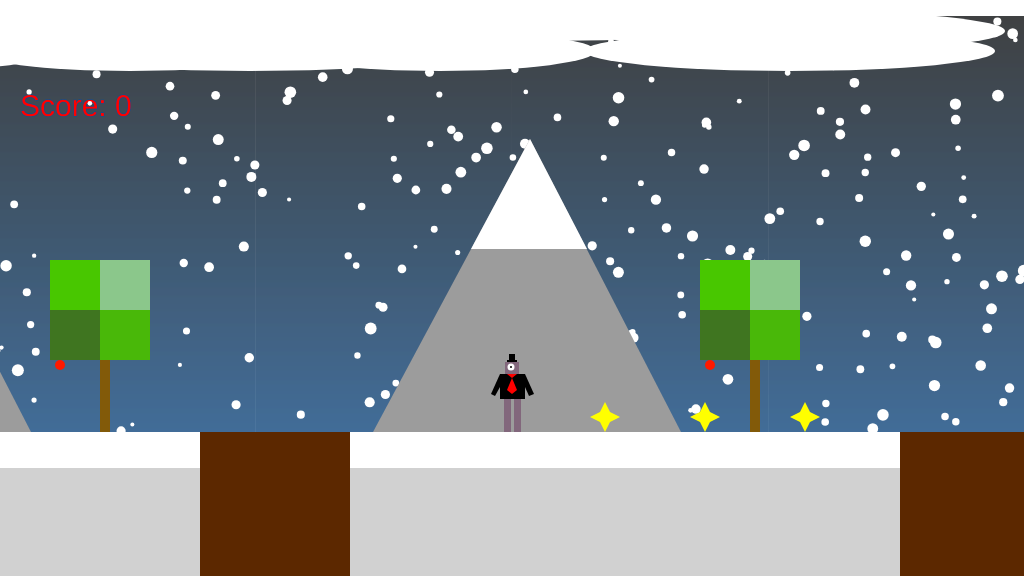
Frame 1 (no input)
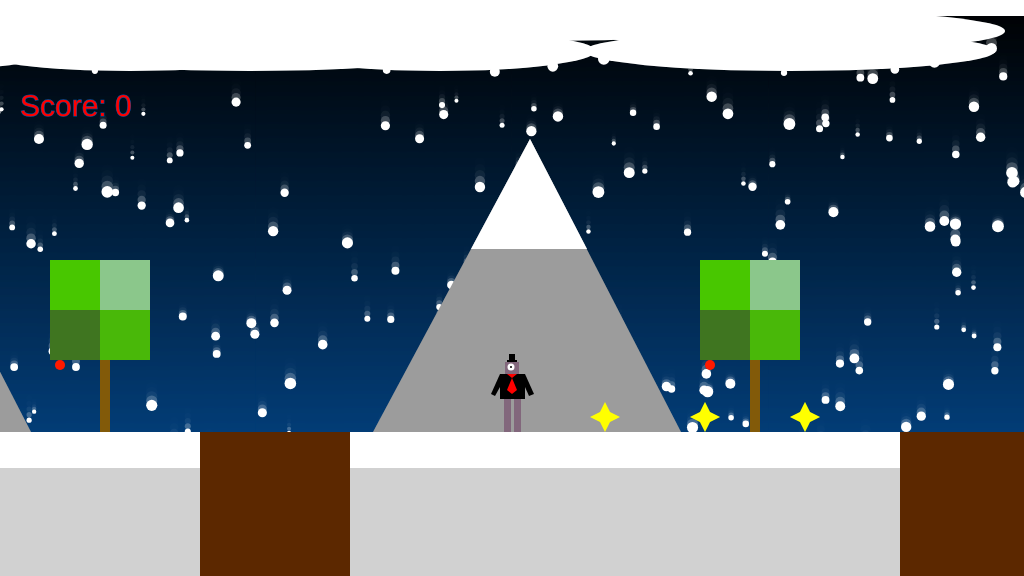
Frame 60 (no input)
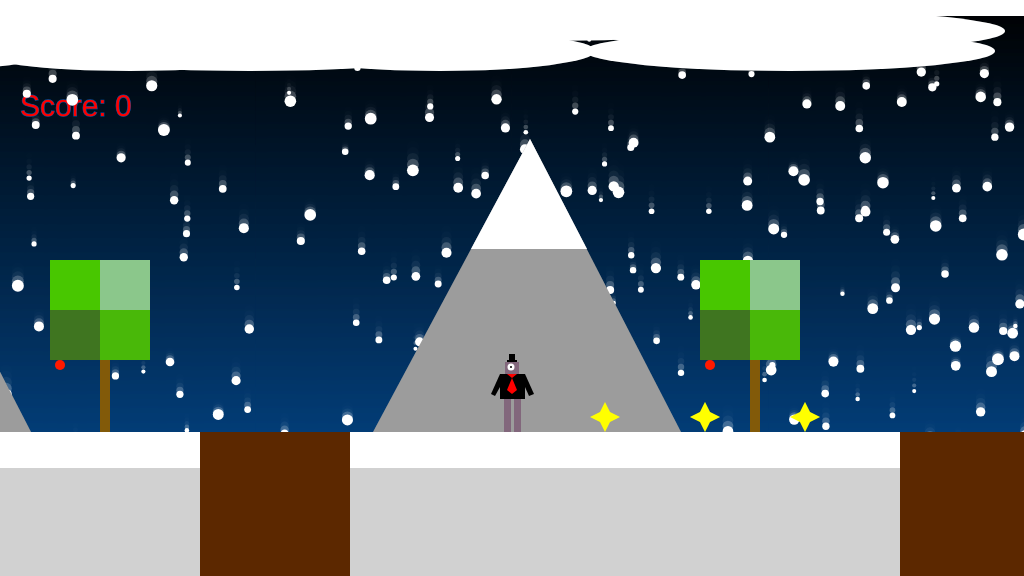
Frame 120 (the mouse pressed at the canvas centre since frame 60)

The p5.js sketch that drew these frames (run headless with seeded random() and noise() and a simulated clock; from frame 60 on, the mouse is pressed at the canvas centre):

// p5.js sketch
// ── sketch.js
/*
	The Game Project Part 4 - Character Interaction
*/


var gameChar_x;
var gameChar_y;

var floorPos_y;

var trees_x;
var treePos_y;

var cloud;
var mountain;

var canyon;
var canoyons;
var collectable;

var cameraPosX = 0;
var gameScore;
var snow=[];


//interaction variables
var isLeft = false;
var isRight = false;
var isFalling = false;
var isPlummeting = false;
var GameOver = false;
var LevelComplete = false;

function setup()
{
	createCanvas(1024, 576);

	floorPos_y = height * 3/4;
	gameChar_x = width/2;
	gameChar_y = floorPos_y - 1;
	gameScore = 0;


	trees_x = [-50,600,1000,1600];
	treePos_y = -40;


	cloud = [
		{x_pos:-1500,y_pos:1},
		{x_pos:-1000,y_pos:1},
		{x_pos:-500,y_pos:1},
		{x_pos:40,y_pos:1},
		{x_pos:2000,y_pos:1},
		{x_pos:1500,y_pos:1}
	]

	cloud.size = -90;

	mountain = [
		{x_pos:-1200, y_pos:49, size:0},
		{x_pos:-700, y_pos:49, size:0},
		{x_pos:-50, y_pos:49, size:0},
		{x_pos:1350, y_pos:49, size:0},
		{x_pos:700, y_pos:49, size:0}
	]


	canyon = [
		{x_pos:200, width:150},
		{x_pos:900, width:150},
		{x_pos:1600,width:150},
		{x_pos:2300,width:150}
	]
	floor=[
		{x_pos:500, floorPos_y},
		{x_pos:1000, floorPos_y},
		{x_pos:1500, floorPos_y},
		{x_pos:2500, floorPos_y},
		{x_pos:2000, floorPos_y},
		{x_pos:-150, floorPos_y},
		{x_pos:-1000, floorPos_y},
		{x_pos:-1500, floorPos_y}
	]

	collectable=[
		{x_pos:800, y_pos:floorPos_y-20,size:50,isFound:false},
		{x_pos:600, y_pos:floorPos_y-20,size:50,isFound:false},
		{x_pos:700, y_pos:floorPos_y-20,size:50,isFound:false},
		{x_pos:1500,y_pos:floorPos_y-20,size:50,isFound:false},
		{x_pos:2550, y_pos:floorPos_y-20,size:50,isFound:false}

	]

	flagpole= {
		x_pos:2600,
		y_pos:floorPos_y-110,
		isReached:false
	}

	  // Initialize snowflakes

	  for (var i = 0; i < 1069; i++) {
		snow.push({
		  x: random(width + 3000),
		  y: random(height),
		  radius: random(2, 6),
		  speed: random(1, 3)
		});
	  }
	


}


function draw()
{


///////////////////////////////////////DRAWING CODE//////////////////////////////////////

  let color1 = color(0);  // Red
  let color2 = color(3, 81, 158);  // Blue

  setGradient(0, 0, width, height, color1, color2);

///////////////////GAME SCORE TEXT//////////////
fill(255,0,0);
textSize(30);
text("Score: " + gameScore, 20, 116);

/////////////GAME OVER///////////////
if ( gameChar_y > 576){
	GameOver = true;
if(GameOver){
	fill(255,0,0);
	textSize(60);
	text("Game Over", 300,200);
	}
}

if(LevelComplete){
	fill(255,0,255);
	textSize(60);
	text("Level Complete :D", 515, 238);

}

cameraPosX = gameChar_x-width/2;
push();
translate(-cameraPosX, 0);


///////////////////////////FLOOOOOOOR////////////////////////////
for(var i = 0; i <floor.length; i++){
	noStroke();
	fill(209, 209, 209);
	rect(floor[i].x_pos, floorPos_y, width, height - floorPos_y); //draw some green ground
	fill(255);
	rect(floor[i].x_pos, floorPos_y, width, height/4 - floorPos_y/4);
	}

  noStroke();
  fill(255);

  for (var i = 0; i < snow.length; i++) {
  ellipse(snow[i].x, snow[i].y, snow[i].radius * 2);
    
    snow[i].y += snow[i].speed;

	if (snow[i].y > height) {
      snow[i].y = 0;
    }
  }

  for (var i = 0; i < snow.length; i++) {
	ellipse(snow[i].x*-1, snow[i].y, snow[i].radius * 2);
	  snow[i].y += snow[i].speed;
	  
	  if (snow[i].y > height) {
		snow[i].y = 0;
	  }
	}


//////////////////////////////////CLOUDS///////////////////////////////////

  for(var i = 0; i < cloud.length; i++){
	fill(255, 255, 255);
	ellipse(cloud[i].x_pos+90, cloud[i].y_pos+50, cloud.size+400,cloud.size+ 50);
	ellipse(cloud[i].x_pos+2000, cloud[i].y_pos+0, cloud.size+2000,cloud.size+ 60);
	ellipse(cloud[i].x_pos+400, cloud[i].y_pos+50,cloud.size+400, cloud.size+50);
	ellipse(cloud[i].x_pos+750, cloud[i].y_pos+50, cloud.size+500, cloud.size+50);
	ellipse(cloud[i].x_pos+500, cloud[i].y_pos+20, cloud.size+530, cloud.size+50);
	ellipse(cloud[i].x_pos+300, cloud[i].y_pos+30, cloud.size+500, cloud.size+50);
	ellipse(cloud[i].x_pos+100, cloud[i].y_pos+30, cloud.size+500, cloud.size+50);
	ellipse(cloud[i].x_pos+1300, cloud[i].y_pos+30, cloud.size+500, cloud.size+50);
}


///////////////////////////FLOOOOOOOR////////////////////////////
for(var i = 0; i <floor.length; i++){
	noStroke();
	fill(209, 209, 209);
	rect(floor[i].x_pos, floorPos_y, width, height - floorPos_y); //draw some green ground
	fill(255);
	rect(floor[i].x_pos, floorPos_y, width, height/4 - floorPos_y/4);
	}

//////////////////////////MOUNTAIN////////////////////////////////////////////
for( var i = 0; i < mountain.length; i++){

	fill(156, 156, 156);
	triangle(mountain[i].x_pos+423, mountain[i].y_pos+383, mountain[i].x_pos+580,mountain[i].y_pos+90,mountain[i].x_pos+731,mountain[i].y_pos+383);
	// ellipse(mountain[i].x_pos+580,mountain[i].y_pos+432, mountain[i].size+200,mountain[i].size+564);
	fill(255, 255, 255);
	triangle(mountain[i].x_pos+637,mountain[i].y_pos+200, mountain[i].x_pos+580,mountain[i].y_pos+90,mountain[i].x_pos+521,mountain[i].y_pos+200);
	
}


for (var i =0; i< canyon.length; i++){
	noStroke();
	fill(92, 40, 0);
	rect(canyon[i].x_pos, floorPos_y, canyon[i].width, height -floorPos_y);
}


/////////////////////////////////////TREE///////////////////////////////////
for( var i = 0; i< trees_x.length; i++){
	fill(130, 90, 9);
	rect(trees_x[i]+150,treePos_y+312, 10, 160);
	fill(139, 199, 139);
	rect(trees_x[i]+150,treePos_y+300, 50, 50);
	fill(72, 199, 0);
	rect(trees_x[i]+100,treePos_y+300, 50, 50);
	fill(63, 117, 32);
	rect(trees_x[i]+100,treePos_y+350, 50, 50);
	fill(73, 184, 9);
	rect(trees_x[i]+150,treePos_y+350, 50, 50);
	fill(255, 25, 0);
	rect(trees_x[i]+ 105,treePos_y+400, 10, 10, 100);
}

///////////////////////////////////////////COLLECTABLE///////////////////////////////

for( var i = 0; i < collectable.length; i++){

	if(collectable[i].isFound == false){
	fill(255, 255, 0);
	noStroke();
	rect(collectable[i].x_pos,collectable[i].y_pos, collectable[i].size-40, collectable[i].size-40);
	triangle(collectable[i].x_pos+5, collectable[i].y_pos-10, collectable[i].x_pos, collectable[i].y_pos, collectable[i].x_pos+10,collectable[i].y_pos);
	triangle(collectable[i].x_pos+10,collectable[i].y_pos, collectable[i].x_pos+20, collectable[i].y_pos+5, collectable[i].x_pos+10,collectable[i].y_pos+10);
	triangle(collectable[i].x_pos+5, collectable[i].y_pos+20, collectable[i].x_pos,  collectable[i].y_pos+10,collectable[i].x_pos+10, collectable[i].y_pos+10);
	triangle(collectable[i].x_pos-10, collectable[i].y_pos+5, collectable[i].x_pos, collectable[i].y_pos, collectable[i].x_pos, collectable[i].y_pos+10);
    

	if(dist(gameChar_x, gameChar_y, collectable[i].x_pos, collectable[i].y_pos) < 21 ){
		collectable[i].isFound =true;
		}

	if(collectable[i].isFound == true){
		gameScore+=1;
		console.log(gameScore);
		}
	}

}




if(flagpole.isReached == false){
	///pole//
	fill(50, 50, 50);
	rect(flagpole.x_pos, flagpole.y_pos-190, 8, 300);
	////flag
	fill(255, 0, 0);
	triangle(flagpole.x_pos,flagpole.y_pos-70,flagpole.x_pos-161, flagpole.y_pos-70, flagpole.x_pos,flagpole.y_pos+23);
	//attempt at drawing a skull onto the poll
	fill(255);
	// Draw the top circle part of the skull.
	ellipse(flagpole.x_pos-37, flagpole.y_pos-46, 50, 40);
	// Draw the bottom rectangle part of the skull.
	rect(flagpole.x_pos-52, flagpole.y_pos-34, 30, 20);
	// Change the fill color to black.
	fill(0);
	// Draw the eyes.
	ellipse(flagpole.x_pos-25, flagpole.y_pos-50, 8, 8);
	ellipse(flagpole.x_pos-50, flagpole.y_pos-50, 8, 8);
	// Draw the teeth lines.
	rect(flagpole.x_pos-48, flagpole.y_pos-32, 3, 15);
	rect(flagpole.x_pos-39, flagpole.y_pos-32, 3, 15);
	rect(flagpole.x_pos-29, flagpole.y_pos-32, 3, 15);
}
  
else if (flagpole.isReached == true){
	///pole//
	fill(50, 50, 50);
	rect(flagpole.x_pos, flagpole.y_pos-190, 8, 300);
	////flag
	fill(0, 255, 0);
	triangle(flagpole.x_pos,flagpole.y_pos-190,flagpole.x_pos-161, flagpole.y_pos-190, flagpole.x_pos,flagpole.y_pos-70);
	//attempt at drawing a skull onto the poll
	fill(255);
	// Draw the top circle part of the skull.
	ellipse(flagpole.x_pos-37, flagpole.y_pos-157, 50, 40);
	// Draw the bottom rectangle part of the skull.
	rect(flagpole.x_pos-52, flagpole.y_pos-141, 30, 20);
	// Change the fill color to black.
	fill(0);
	// Draw the eyes.
	ellipse(flagpole.x_pos-25, flagpole.y_pos-160, 8, 8);
	ellipse(flagpole.x_pos-50, flagpole.y_pos-160, 8, 8);
	// Draw the teeth lines.
	rect(flagpole.x_pos-48, flagpole.y_pos-140, 3, 15);
	rect(flagpole.x_pos-39, flagpole.y_pos-140, 3, 15);
	rect(flagpole.x_pos-29, flagpole.y_pos-140, 3, 15);

	LevelComplete = true;
}
  




  /////////////////GAME CHARACTER//////////////////////////
if(isLeft && isFalling){

	// add your jumping-left code
	//hat
	fill(0,0,0)
	rect(gameChar_x-3, gameChar_y-77,6,7)
	rect(gameChar_x-5, gameChar_y-71, 10,2)
	//head
	fill(130,103,124);
	rect(gameChar_x-7,gameChar_y-69,14,12);

	//eye
	fill(255,255,255);
	ellipse(gameChar_x-1,gameChar_y-64,7,7);
	fill(0,0,0);
	ellipse(gameChar_x-1,gameChar_y-64,2,2);
	//torso
	fill(0,0,0);
	rect(gameChar_x-12,gameChar_y-57,25,25);
	fill(255,0,0);
	triangle(gameChar_x-5,gameChar_y-57,gameChar_x,gameChar_y-53,gameChar_x+5,gameChar_y-57);
	triangle(gameChar_x,gameChar_y-53,gameChar_x+5,gameChar_y-41,gameChar_x-5,gameChar_y-41);
	triangle(gameChar_x,gameChar_y-37,gameChar_x-5,gameChar_y-41,gameChar_x+5,gameChar_y-41);
	//right arm
	fill(0,0,0)
	beginShape();
	vertex(gameChar_x+13,gameChar_y-57);
	vertex(gameChar_x+19,gameChar_y-73);
	vertex(gameChar_x+22,gameChar_y-71);
	vertex(gameChar_x+13,gameChar_y-41);
	endShape(CLOSE);
	//left arm
	beginShape();

	vertex(gameChar_x-12,gameChar_y-57);
	vertex(gameChar_x-18,gameChar_y-73);
	vertex(gameChar_x-22,gameChar_y-71);
	vertex(gameChar_x-12,gameChar_y-41);

	endShape(CLOSE);

	//left leg
	fill(130,103,124);

	rect(gameChar_x-20,gameChar_y-32,17,6)
	rect(gameChar_x-20,gameChar_y-26,7,15)

	//right leg
	rect(gameChar_x+5,gameChar_y-32,17,6);
	rect(gameChar_x+17,gameChar_y-47,5,17)

	}
else if(isRight && isFalling){
	// add your jumping-right code
	//hat
	fill(0,0,0);
	rect(gameChar_x -3, gameChar_y-77,6,7);
	rect(gameChar_x -5, gameChar_y-71, 10,2);
	//head
	fill(130,103,124);
	rect(gameChar_x -7 ,gameChar_y-69,14,12);
	//eye
	fill(255,255,255);
	ellipse(gameChar_x-1,gameChar_y-64,7,7);
	fill(0,0,0);
	ellipse(gameChar_x-1,gameChar_y-64,2,2);
	//torso
	fill(0,0,0);
	rect(gameChar_x-12,gameChar_y-57,25,25);
	fill(255,0,0);
	triangle(gameChar_x-5,gameChar_y-57,gameChar_x,gameChar_y-53,gameChar_x+5,gameChar_y-57);
	triangle(gameChar_x,gameChar_y-53,gameChar_x+5,gameChar_y-41,gameChar_x-5,gameChar_y-41);
	triangle(gameChar_x,gameChar_y-37,gameChar_x-5,gameChar_y-41,gameChar_x+5,gameChar_y-41);

	//right arm
	fill(0,0,0);
	beginShape();
	vertex(gameChar_x+13,gameChar_y-57);
	vertex(gameChar_x+19,gameChar_y-73);
	vertex(gameChar_x+22,gameChar_y-71);
	vertex(gameChar_x+13,gameChar_y-41);
	endShape(CLOSE);
	//left arm
	beginShape();
	vertex(gameChar_x-12,gameChar_y-57);
	vertex(gameChar_x-18,gameChar_y-73);
	vertex(gameChar_x-22,gameChar_y-71);
	vertex(gameChar_x-12,gameChar_y-41);
	endShape(CLOSE);


	//left leg
	fill(130,103,124);
	rect(gameChar_x-19,gameChar_y-32,20,6);
	rect(gameChar_x-23,gameChar_y-42,6,16);

	//right leg
	rect(gameChar_x+3, gameChar_y-32,16,6);
	rect(gameChar_x+17, gameChar_y-32,6,16);

}
	else if(isLeft && floorPos_y > gameChar_y){
	// add your walking left code
	//hat
	fill(0,0,0);
	rect(gameChar_x-5,gameChar_y-71,10,2);
	rect(gameChar_x-3,gameChar_y-77,6,7);
	//head
	fill(130,103,124);
	rect(gameChar_x-4, gameChar_y-69,8,12)
	//eye
	fill(255,255,255);
	ellipse(gameChar_x,gameChar_y+-63,6,6);
	fill(0,0,0);
	ellipse(gameChar_x,gameChar_y-63,2,2);
	//torso
	rect(gameChar_x-6, gameChar_y-57,12,25);
	//left arm
	fill(130,103,124);
	rect(gameChar_x-14, gameChar_y-52,17,4)
	rect(gameChar_x-18, gameChar_y-60,4,12)
	//right arm
	rect(gameChar_x+12, gameChar_y-52,4,12)
	rect(gameChar_x+6, gameChar_y-52,10,4)
	//left leg
	beginShape()
	vertex(gameChar_x-6,gameChar_y-32);///top
	vertex(gameChar_x-13, gameChar_y-22);
	vertex(gameChar_x-11, gameChar_y+1);
	vertex(gameChar_x-6, gameChar_y+1);
	vertex(gameChar_x-7, gameChar_y-22);
	vertex(gameChar_x-1, gameChar_y-32);//top
	endShape(CLOSE)
	//right leg
	beginShape()
	vertex(gameChar_x+2,gameChar_y-32);
	vertex(gameChar_x-5, gameChar_y-22);
	vertex(gameChar_x, gameChar_y+1);
	vertex(gameChar_x+6, gameChar_y+1);
	vertex(gameChar_x+1, gameChar_y-22);
	vertex(gameChar_x+6, gameChar_y-32);
	endShape(CLOSE)

}

else if(isRight && floorPos_y > gameChar_y){
	// add your walking right code
	//hat
	fill(0,0,0);
	rect(gameChar_x-5,gameChar_y-71,10,2);
	rect(gameChar_x-3,gameChar_y-77,6,7);
	//head
	fill(130,103,124);
	rect(gameChar_x-4, gameChar_y-69,8,12)
	//eye
	fill(255,255,255);
	ellipse(gameChar_x,gameChar_y-63,6,6);
	fill(0,0,0);
	ellipse(gameChar_x,gameChar_y-63,2,2);
	//torso
	rect(gameChar_x-6, gameChar_y-57,12,25);
	//right arm
	fill(130,103,124);
	rect(gameChar_x+2, gameChar_y-52,17,4)
	rect(gameChar_x+16, gameChar_y-60,4,12)
	//left arm
	rect(gameChar_x-18,gameChar_y-52,12,4)
	rect(gameChar_x-18,gameChar_y-52,4,12)
	//right leg
	beginShape()
	vertex(gameChar_x+6,gameChar_y-32);
	vertex(gameChar_x+11, gameChar_y-22);
	vertex(gameChar_x+9, gameChar_y +1);
	vertex(gameChar_x+3, gameChar_y +1);
	vertex(gameChar_x+6, gameChar_y-22);
	vertex(gameChar_x+1, gameChar_y-32);
	endShape(CLOSE)
	//left leg
	beginShape()
	vertex(gameChar_x-6,gameChar_y-32);
	vertex(gameChar_x-4, gameChar_y-22);
	vertex(gameChar_x-10,gameChar_y+1);
	vertex(gameChar_x-4, gameChar_y+1);
	vertex(gameChar_x+1, gameChar_y-22);
	vertex(gameChar_x-1, gameChar_y-32);
	endShape(CLOSE)
}
else if(isFalling || floorPos_y < gameChar_y){
	// add your jumping facing forwards code
	// Hat
	fill(0, 0, 0);
	rect(gameChar_x - 5, gameChar_y - 71, 10, 2);
	rect(gameChar_x - 3, gameChar_y - 77, 6, 7);

	// Head
	fill(130, 103, 124);
	rect(gameChar_x - 7, gameChar_y - 69, 14, 12);


	// Eye
	fill(255, 255, 255);
	ellipse(gameChar_x - 1, gameChar_y - 64, 7, 7);
	fill(0, 0, 0);
	ellipse(gameChar_x - 1, gameChar_y - 64, 2, 2);

	// Torso
	fill(0, 0, 0);
	rect(gameChar_x - 13, gameChar_y - 57, 25, 25);
	fill(255, 0, 0);
	triangle(gameChar_x , gameChar_y - 53, gameChar_x - 5, gameChar_y - 57, gameChar_x + 5, gameChar_y - 57);
	triangle(gameChar_x , gameChar_y - 53, gameChar_x + 5, gameChar_y - 41, gameChar_x - 5, gameChar_y - 41);
	triangle(gameChar_x , gameChar_y - 37, gameChar_x + 5, gameChar_y - 41, gameChar_x - 5, gameChar_y - 41);

	//left arm/
	fill(0,0,0)
	beginShape();

	vertex(gameChar_x -12,gameChar_y-57);
	vertex(gameChar_x -18,gameChar_y-73);
	vertex(gameChar_x -22,gameChar_y-71);
	vertex(gameChar_x -12,gameChar_y-44);

	endShape(CLOSE);


	//right arm
	fill(0,0,0);
	beginShape();
	vertex(gameChar_x+12,gameChar_y-57);
	vertex(gameChar_x+19,gameChar_y-73);
	vertex(gameChar_x+22,gameChar_y-71);
	vertex(gameChar_x+12,gameChar_y-41);
	endShape(CLOSE);

	//right leg
	fill(130, 103, 124);
	rect(gameChar_x+2,gameChar_y-32,7,21);


	beginShape()

	vertex(gameChar_x+9,gameChar_y-21)
	vertex(gameChar_x+17,gameChar_y-27)
	vertex(gameChar_x+20,gameChar_y-24)
	vertex(gameChar_x+9,gameChar_y-11)


	endShape()

	//left leg
	rect(gameChar_x-8,gameChar_y-32,7,21);

	beginShape()

	vertex(gameChar_x-8,gameChar_y-11)
	vertex(gameChar_x-1,gameChar_y-21)
	vertex(gameChar_x-17,gameChar_y-27)
	vertex(gameChar_x-20,gameChar_y-24)

	endShape()
}
else
	{
	// add your standing front facing code
	//head
	fill(130, 103, 124);
	rect(gameChar_x - 7,gameChar_y-69,14,12);

	//hat
	fill(0,0,0);
	rect(gameChar_x-5,gameChar_y -71,10,2);
	rect(gameChar_x -3,gameChar_y -77,6,7);

	//eye
	fill(255,255,255);
	ellipse(gameChar_x-1,gameChar_y-64,7,7);
	fill(0,0,0);
	ellipse(gameChar_x-1,gameChar_y-64,2,2);

	// torso
	fill(0, 0, 0);
	rect(gameChar_x - 12, gameChar_y - 57, 25, 25);
	fill(255, 0, 0);
	triangle(gameChar_x - 5, gameChar_y - 57, gameChar_x, gameChar_y - 53, gameChar_x + 5, gameChar_y - 57);
	triangle(gameChar_x, gameChar_y - 53, gameChar_x + 5, gameChar_y - 41, gameChar_x - 5, gameChar_y - 41);
	triangle(gameChar_x, gameChar_y - 37, gameChar_x - 5, gameChar_y - 41, gameChar_x + 5, gameChar_y - 41);

	//arms
	fill(0,0,0);
	//right arm
	beginShape();
	vertex(gameChar_x + 13, gameChar_y - 57);
	vertex(gameChar_x + 22, gameChar_y - 37);
	vertex(gameChar_x + 17, gameChar_y - 35);
	vertex(gameChar_x + 13, gameChar_y - 44);
	endShape(CLOSE);


	//left arm
	beginShape();
	vertex(gameChar_x - 12, gameChar_y - 57);
	vertex(gameChar_x - 21, gameChar_y - 37);
	vertex(gameChar_x - 17, gameChar_y - 35);
	vertex(gameChar_x - 12, gameChar_y - 44);
	endShape(CLOSE);

	// legs
	// right leg
	fill(130, 103, 124);
	rect(gameChar_x - 8, gameChar_y - 32, 7, 33);
	// left leg
	rect(gameChar_x + 2, gameChar_y - 32, 7, 33);

}


pop();

	/////////INTERACTION CODE//////////
	//Put conditional statements to move the game character below here
	
	if(isLeft==true && floorPos_y > gameChar_y){
		gameChar_x-=3;
	}
	else if(isRight==true && floorPos_y > gameChar_y){
		gameChar_x+=3;
	}

	if(gameChar_y < floorPos_y-1 && isFalling==true){
		gameChar_y+=1;
		isFalling==true;
	}

    else{ 
	isFalling=false;
	}



	if(dist(gameChar_x, gameChar_y, flagpole.x_pos, flagpole.y_pos) < 21 ){
		flagpole.isReached = true;

	}

for(var i =0; i < canyon.length; i++){

	if(gameChar_x > canyon[i].x_pos && gameChar_x < canyon[i].x_pos+150 && isFalling == false){
		isPlummeting = true;
		console.log("in canyon");
	}
	else{
		isPlummeting = false;
	}


	
	if (isPlummeting == true){
		console.log("TRUTH");
		gameChar_y+=1;

	}


}




}

function keyPressed()
{
	// if statements to control the animation of the character when
	// keys are pressed.

	//open up the console to see how these work
	console.log("keyPressed: " + key);
	console.log("keyPressed: " + keyCode);

	if(key == "a" && LevelComplete == false){
		isLeft = true;
	}
	else if(key =="d" && LevelComplete == false){
		isRight = true;
	}
	else if(key == "w" && !isFalling && floorPos_y > gameChar_y && LevelComplete == false){
	 	gameChar_y-=100;
		isFalling=true;
	 }
}

function keyReleased()
{
	// if statements to control the animation of the character when
	// keys are released.

	console.log("keyReleased: " + key);
	console.log("keyReleased: " + keyCode);


	if(key == "a"){
		isLeft = false;
	}

	else if(key =="d"){
		isRight = false;
	}

}

function setGradient(x, y, w, h, c1, c2) {
	noFill();
  
	for (let i = y; i <= y + h; i++) {
	  let inter = map(i, y, y + h, 0, 1);
	  let c = lerpColor(c1, c2, inter);
	  stroke(c);
	  line(x, i, x + w, i);
	}
  }
